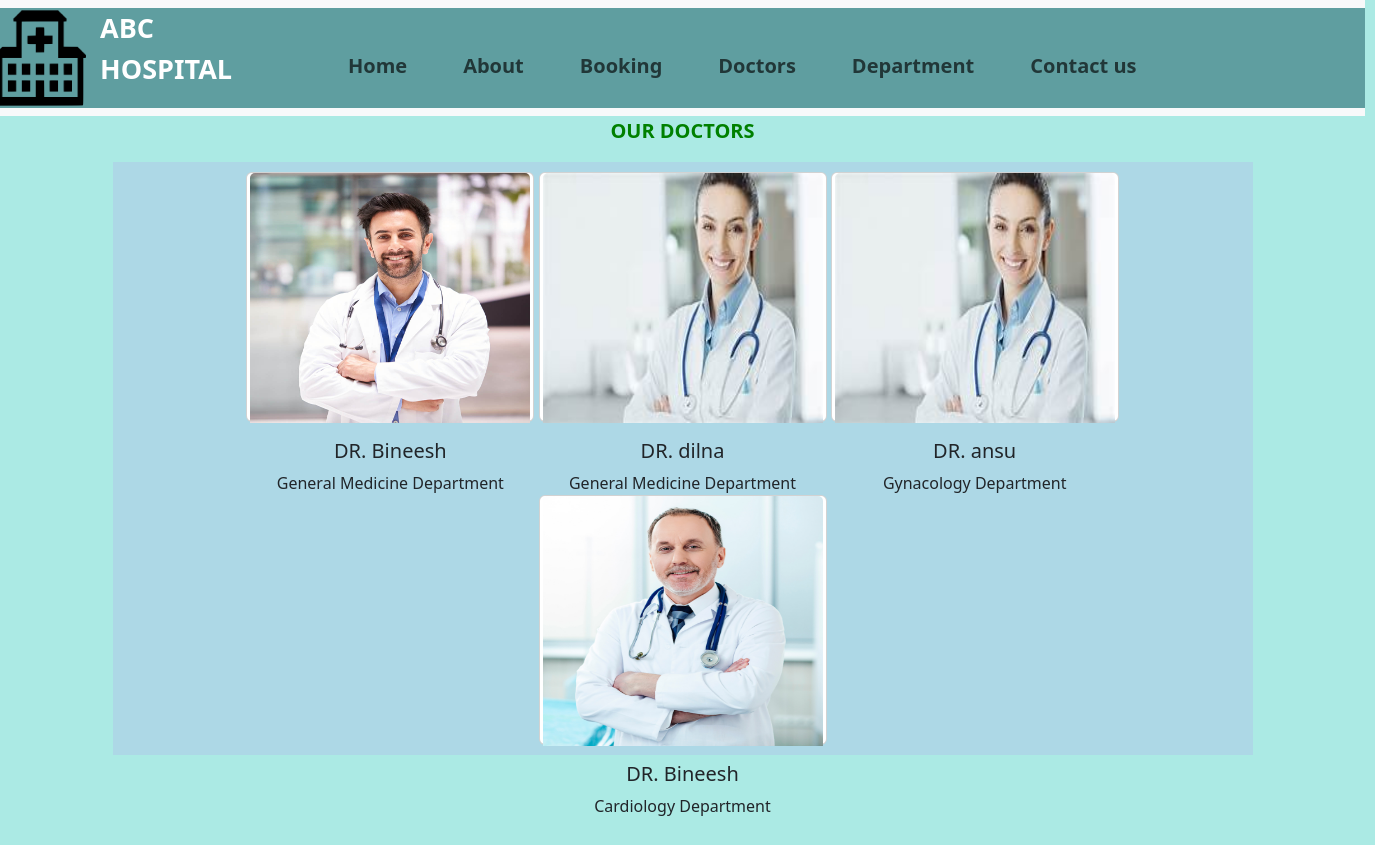
Screenshot of /doctor/ with the database file from the repository.
### hosp1/models.py (models this page shows, shortened)
class Doctor(models.Model):
    doc_name=models.CharField(max_length=200)
    doc_spec=models.TextField()
    dep_name=models.ForeignKey(Department,on_delete=models.CASCADE,default=1)
    doc_image=models.ImageField(upload_to='doctors',default='default_image.jpg')

class Department(models.Model):
    dep_name=models.CharField(max_length=100,default=1)
    slug=models.SlugField(max_length=250,unique=True,default=1)
    dep_description=models.TextField()
    def __str__(self):
        return self.dep_name

### hosp1/views.py (the view)
# urls.py: path('doctor/',doctor_list,name='pg4'),
def doctor_list(request,dept_slug=None):
    depts=Department.objects.all()
    docs=Doctor.objects.all()
    if dept_slug:
         dep_name=get_object_or_404(Department,slug=dept_slug)
         docs=docs.filter(dep_name=dep_name)
    else:
         dep_name=None
    context={
         'dep_name':dep_name,
         'depts':depts,
         'docs': docs
        }
    return render(request,'doctors.html',context)

### templates/doctors.html (shortened to what this page needs)
{% extends 'base.html'%}
{% load static %}
{% block content %}
<center><p style="color:green;font-size:20px;font-weight:bold;">OUR DOCTORS</p></center>
<div class="container text-center" style="background-color:lightblue;min-height:300px; padding-top:10px;padding-bottom:10px;">
    {% for i in docs %}
          <div class="card" style="width: 18rem;height:250px;display:inline-block;">
          <img src="{% if i.doc_image %}{{ i.doc_image.url }}{% else %}
              {% static 'images/default_product.jpg' %}{% endif %}" class="card-img-top" style="width:280px;height:250px;"alt="...">
                <div class="card-body">
                  <h5 class="card-title">DR. {{i.doc_name}}</h5>
                  <p class="card-text">{{i.dep_name}} Department</p>
                </div>
              </div>
    {% endfor %}
        </div>
{% endblock %}

### templates/base.html (shortened to what this page needs)
{% load static %}
<html>
    <link href="https://cdn.jsdelivr.net/npm/bootstrap@5.3.3/dist/css/bootstrap.min.css" rel="stylesheet">
    <link href="https://cdnjs.cloudflare.com/ajax/libs/font-awesome/6.5.1/css/all.min.css" rel="stylesheet" >
    <link rel="stylesheet" href={% static '/css/style.css' %}>
    <body style="width:1365px;height:900px;overflow-y:hidden; overflow:auto;background-color:#ABEAE4;">
      <nav class="navbar navbar-expand-lg bg-body-tertiary">
            <div class="main" style="width:1400px;height:100px;background-color:cadetblue;position:relative;">
                <ul class="navbar-nav me-auto mb-2 mb-lg-0" style="position:relative;left:300px;top:35px; font-size:20px;font-weight:bold;">
                  <li style="margin-left:10px;width:50px;position:absolute;right:1515px;bottom:0px;" >
                   <a style="color:white;font-size:27px;font-weight:bold;">ABC HOSPITAL</a>
                  </li>
                  <li class="nav-item" style="margin-left:40px;" >
                    <a class="nav-link" href="{% url 'pg1' %}">Home</a>
                  </li>
                  <li class="nav-item" style="margin-left:40px;">
                    <a class="nav-link" href="{% url 'pg2' %}">About</a>
                  </li>
                  <li class="nav-item" style="margin-left:40px;">
                    <a class="nav-link" href="{% url 'pg3' %}">Booking</a>
                  </li>
                  <li class="nav-item" style="margin-left:40px;">
                    <a class="nav-link" href="{% url 'pg4' %}">Doctors</a>
                  </li>
                  <li class="nav-item" style="margin-left:40px;">
                    <a class="nav-link" href="{% url 'pg5' %}">Department</a>
                  </li>
                  <li class="nav-item" style="margin-left:40px;">
                    <a class="nav-link" href="{% url 'pg6' %}">Contact us</a>
                  </li>
                </ul>
            </div>
        <img src="{% static '/images/hosplogo1.png' %}" style="width:100px;height:100px;position:absolute;right:1275px;">
          </nav>
        {% block content %}
        {% endblock %}
          {% block extra_css %}
          <link rel="stylesheet" href="{% static '/css/style1.css' %}">
          <link rel="stylesheet" href="{% static '/css/style2.css' %}">
          {% endblock %}
    </body>
    </html>

### static/css/style.css (style rules this page uses)
html { overflow-y:hidden; }
body { background-color:red; }

### rows the page displays
Doctor: doc_image (picture), doc_name "Bineesh", dep_name "General Medicine"
Doctor: doc_image (picture), doc_name "dilna", dep_name "General Medicine"
Doctor: doc_image (picture), doc_name "ansu", dep_name "Gynacology"
Doctor: doc_image (picture), doc_name "Bineesh", dep_name "Cardiology"
